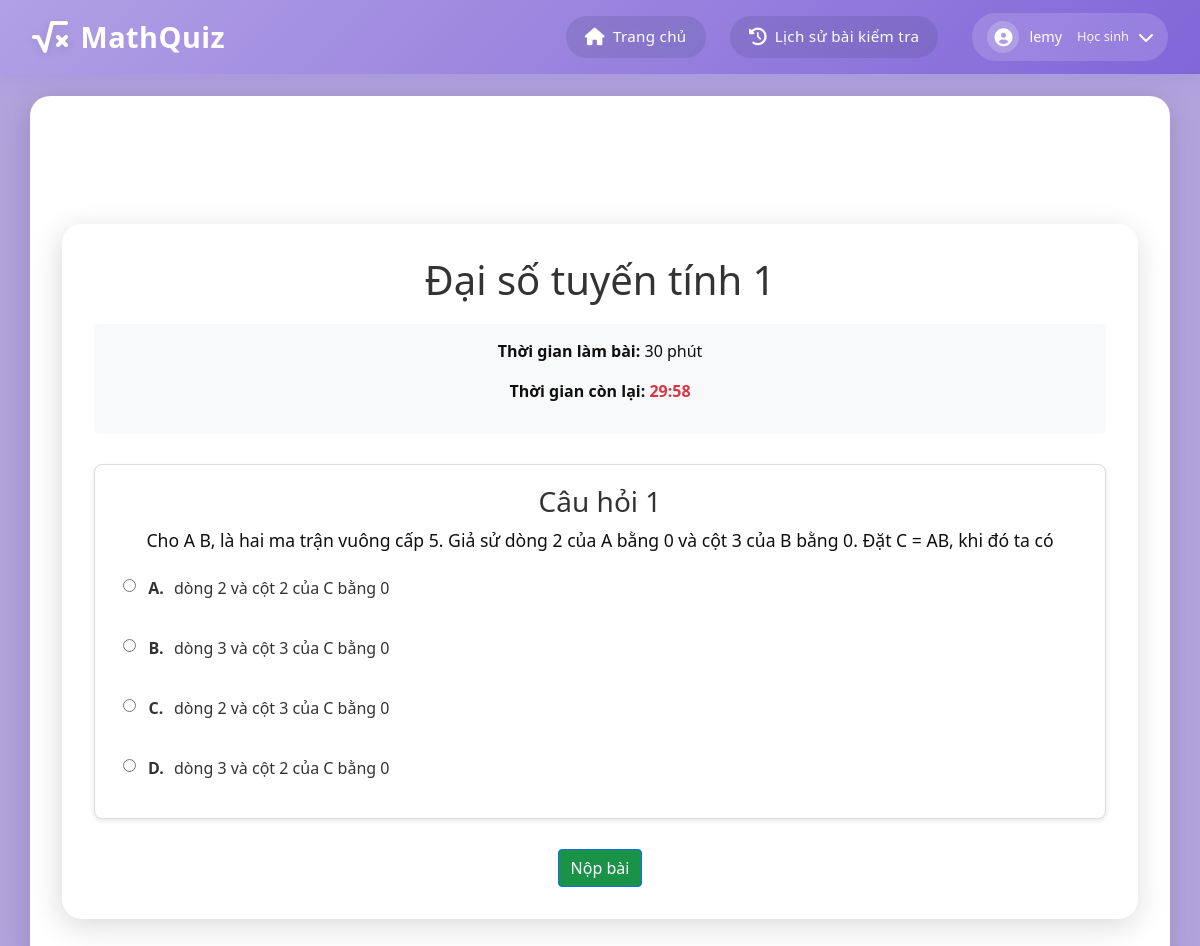
The app's page /take_quiz/23 (signed in) with its own data.
### app.py (models this page shows)
class Quiz(db.Model):
    id = db.Column(db.Integer, primary_key=True)
    title = db.Column(db.String(200), nullable=False)
    quiz_code = db.Column(db.String(10), unique=True, nullable=True, server_default=None)  # Make it nullable with default None
    teacher_id = db.Column(db.Integer, db.ForeignKey('user.id'), nullable=False)
    start_time = db.Column(db.DateTime, nullable=False)
    end_time = db.Column(db.DateTime, nullable=False)
    duration = db.Column(db.Integer, nullable=False)  # in minutes
    max_attempts = db.Column(db.Integer, nullable=True, default=None)  # Số lần làm bài tối đa
    is_public = db.Column(db.Boolean, default=False)  # Thêm trường is_public
    questions = db.relationship('Question', backref='quiz', lazy=True)
    teacher = db.relationship('User', backref='quizzes', lazy=True)

class Question(db.Model):
    id = db.Column(db.Integer, primary_key=True)
    quiz_id = db.Column(db.Integer, db.ForeignKey('quiz.id'), nullable=False)
    question_text = db.Column(db.String(500), nullable=False)
    question_type = db.Column(db.String(20), nullable=False)  # 'multiple_choice' or other types
    correct_answer = db.Column(db.String(500), nullable=False)
    answers = db.relationship('Answer', backref='question', lazy=True)

class Answer(db.Model):
    id = db.Column(db.Integer, primary_key=True)
    question_id = db.Column(db.Integer, db.ForeignKey('question.id'), nullable=False)
    answer_text = db.Column(db.String(500), nullable=False)

### app.py (the view, shortened to what this page needs)
@app.route('/take_quiz/<int:quiz_id>')
def take_quiz(quiz_id):
    if 'user_id' not in session:
        flash('Vui lòng đăng nhập để làm bài kiểm tra!', 'error')
        return redirect(url_for('login'))
    quiz = Quiz.query.get_or_404(quiz_id)
    if session['role'] == 'student':
        if not quiz.is_public:
            quiz_code = request.args.get('quiz_code')
            if not quiz_code or quiz_code != quiz.quiz_code:
                flash('Bài kiểm tra này ở chế độ riêng tư. Vui lòng sử dụng mã bài kiểm tra để tham gia!', 'error')
                return redirect(url_for('join_quiz'))
    current_time = datetime.now()  # Sử dụng datetime.now() thay vì utcnow()
    if current_time < quiz.start_time:
        flash('Bài kiểm tra chưa bắt đầu!', 'error')
        return redirect(url_for('home'))
    if current_time > quiz.end_time:
        flash('Bài kiểm tra đã kết thúc!', 'error')
        return redirect(url_for('home'))
    questions = Question.query.filter_by(quiz_id=quiz_id).all()
    print(f"Number of questions: {len(questions)}")
    for q in questions:
        print(f"Question {q.id}: {q.question_text}")
        print(f"Type: {q.question_type}")
        if q.question_type == 'multiple_choice':
            print("Answers:")
            for a in q.answers:
                print(f"- {a.answer_text}")
    return render_template('take_quiz.html', quiz=quiz, questions=questions)

### templates/take_quiz.html (shortened to what this page needs)
{% extends "base.html" %}
{% block content %}
<div class="container">
    <div class="quiz-header">
        <h1>{{ quiz.title }}</h1>
        <div class="quiz-info">
            <p><strong>Thời gian làm bài:</strong> {{ quiz.duration }} phút</p>
            <p><strong>Thời gian còn lại:</strong> <span id="countdown"></span></p>
        </div>
    </div>
    <form method="POST" action="{{ url_for('submit_quiz', quiz_id=quiz.id) }}" id="quiz-form">
        {% for question in questions %}
        <div class="question-card">
            <h3>Câu hỏi {{ loop.index }}</h3>
            <p class="question-text">{{ question.question_text }}</p>
            {% if question.question_type == 'multiple_choice' %}
                <div class="options">
                    {% for answer in question.answers %}
                    <div class="option">
                        <input type="radio"
                               name="answer_{{ question.id }}"
                               id="option_{{ question.id }}_{{ loop.index }}"
                               value="{{ answer.id }}"
                               required>
                        <label for="option_{{ question.id }}_{{ loop.index }}">
                            {% set option_letter = ['A', 'B', 'C', 'D'][loop.index0] %}
                            <span class="option-letter">{{ option_letter }}.</span>
                            {{ answer.answer_text }}
                        </label>
                    </div>
                    {% endfor %}
                </div>
            {% endif %}
        </div>
        {% endfor %}
        <div class="submit-section">
            <button type="submit" class="btn btn-primary" onclick="return confirm('Bạn có chắc chắn muốn nộp bài?');">
                Nộp bài
            </button>
        </div>
    </form>
</div>
{% endblock %}

### static/css/style.css (style rules this page uses)
:root { --primary-color: #9370DB; --secondary-color: #B19CD9; --background-color: linear-gradient(135deg, #9370DB, #9c83ca, #F8F8FF); --text-color: #333; }
* { margin: 0; padding: 0; box-sizing: border-box; }
html, body { height: 100%; margin: 0; display: flex; flex-direction: column; }
body { font-family: Arial, sans-serif; background-color: var(--background-color); color: var(--text-color); line-height: 1.6; height: 100%; width: 100%; margin: 0; }
.container { width: 100%; text-align: center; margin: 30px auto; }
.btn { background-color: #9370DB; color: white; padding: 0.8rem 1.5rem; border: none; border-radius: 4px; cursor: pointer; font-size: 1rem; transition: background-color 0.3s; text-decoration: none; display: inline-block; }
.btn { width: 300px; padding: 12px; font-size: 18px; color: #fff; background-color: #007bff; border: none; border-radius: 4px; cursor: pointer; }
.btn-primary { width: auto; background-color: #1a9248 !important; }
p { margin-top: 20px; color: #110e0e; text-align: center; }

### templates/base.html (style rules this page uses)
:root { --primary-color: #b1a0e5; --secondary-color: #8166d8; --background-color: #b1a4dd; --text-color: #333; --shadow: rgba(112, 87, 219, 0.15); }
body { margin: 0; padding: 0; min-height: 100vh; background: var(--background-color); font-family: 'Segoe UI', system-ui, -apple-system, sans-serif; color: var(--text-color); display: flex; flex-direction: column; }
.container { margin-top: 6rem; margin-bottom: 15px; padding: 2rem; background: white; border-radius: 20px; box-shadow: -2px 7px 30px rgb(0 0 0 / 15%); flex: 1; }

### templates/take_quiz.html (style rules this page uses)
.quiz-header { margin-bottom: 30px; text-align: center; }
.quiz-info { margin: 20px 0; padding: 15px; background-color: #f8f9fa; border-radius: 5px; }
.question-card { background-color: white; border: 1px solid #ddd; border-radius: 8px; padding: 20px; margin-bottom: 20px; box-shadow: 0 2px 4px rgba(0,0,0,0.1); }
.question-text { font-size: 1.1em; margin-bottom: 15px; }
.options { display: flex; flex-direction: column; gap: 10px; }
.option { display: flex; align-items: flex-start; gap: 10px; margin-bottom: 10px; padding: 8px; border-radius: 4px; transition: background-color 0.2s; }
.option input[type="radio"] { margin-top: 3px; }
.option label { flex: 1; cursor: pointer; display: flex; align-items: flex-start; }
.option-letter { font-weight: bold; margin-right: 8px; min-width: 20px; display: inline-block; }
.submit-section { margin-top: 30px; text-align: center; }
#countdown { font-weight: bold; color: #dc3545; }

### records on screen
Quiz: title "Đại số tuyến tính 1", duration "30"
Question: question_text "Cho A B, là hai ma trận vuông cấp 5. Giả sử dòng 2 của A bằng 0 và cột 3 của B bằng 0. Đặt C = AB, khi đó ta có"
Answer: option_letter "A", answer_text "dòng 2 và cột 2 của C bằng 0"
Answer: option_letter "B", answer_text "dòng 3 và cột 3 của C bằng 0"
Answer: option_letter "C", answer_text "dòng 2 và cột 3 của C bằng 0"
Answer: option_letter "D", answer_text "dòng 3 và cột 2 của C bằng 0"

### other values on screen
{{ session['username'] }} "lemy"
